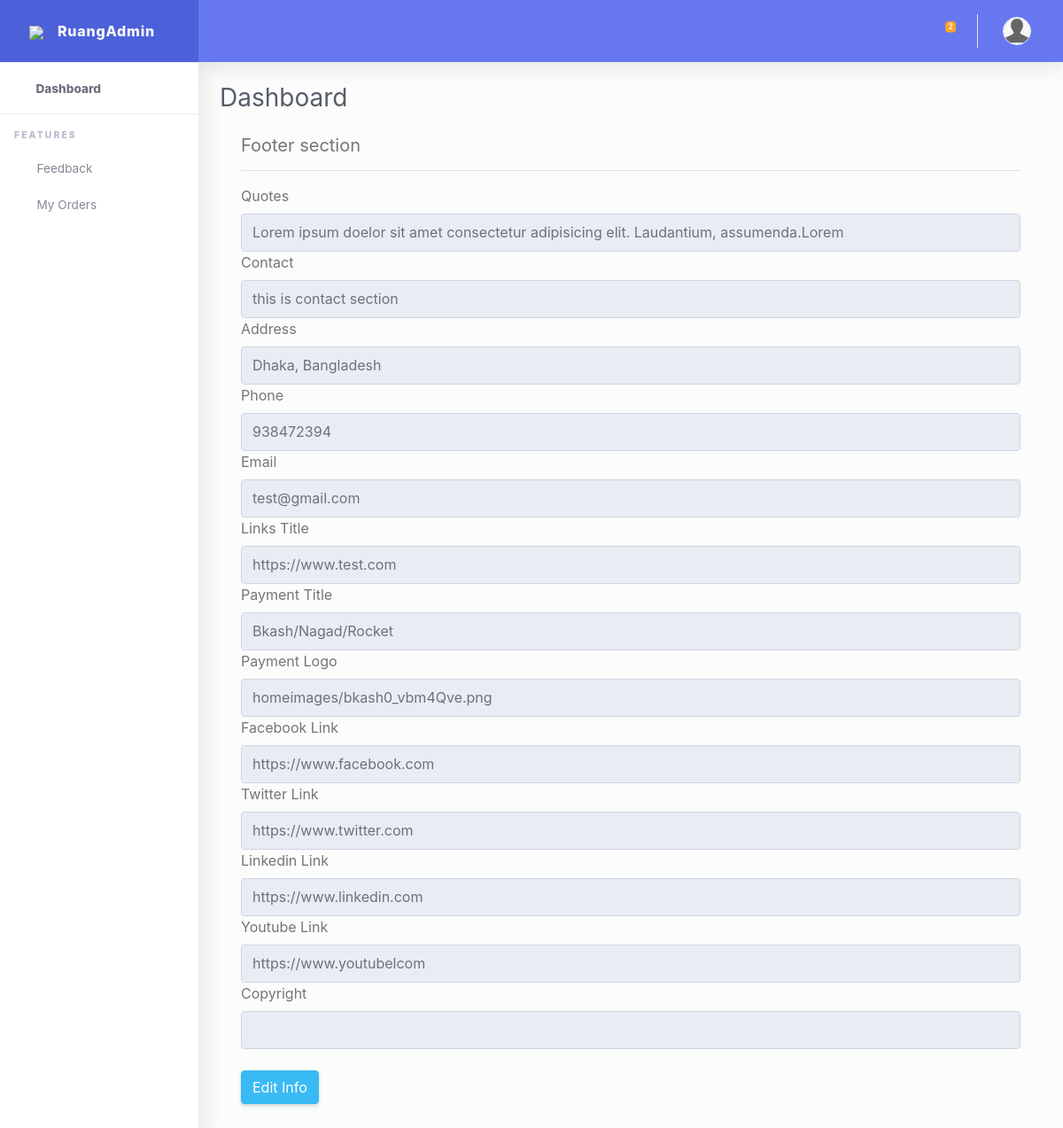
The page /dashboard/add-footer-section/ on the database its author committed.
### second_app/models.py (models this page shows)
class Footer(models.Model):
    footer_quotes = models.TextField(max_length=999, null=True, blank=True)
    footer_contact_title = models.CharField(max_length=255, null=True, blank=True)
    address = models.CharField(max_length=255, null=True, blank=True)
    phone = models.CharField(max_length=255, null=True, blank=True)
    email = models.EmailField(max_length=255, null=True, blank=True, )
    footer_links_title = models.CharField(max_length=255, null=True, blank=True)
    footer_payment_title = models.CharField(max_length=255, null=True, blank=True)
    payment_logo = models.FileField(upload_to='homeimages', null=True, blank=True)
    footer_facebook_link = models.URLField(max_length=999, null=True, blank=True)
    footer_instagram_link = models.URLField(max_length=999, null=True, blank=True)
    footer_twitter_link = models.URLField(max_length=999, null=True, blank=True)
    footer_linkedin_link = models.URLField(max_length=999, null=True, blank=True)
    footer_youtube_link = models.URLField(max_length=999, null=True, blank=True)

### dashboard_app/views.py (the view)
# urls.py: path('add-footer-section/', views.add_footer_seciton, name='add_footer_section'),
def add_footer_seciton(request):
    footer_obj = Footer.objects.all()
    form = AddFooter()
    if request.method == "POST":
        form = AddFooter(request.POST, request.FILES)
        if form.is_valid():
            form.save()
            messages.info(request, 'Succefully Added')
    return render(request, 'dashboard_app/add_footer_section.html', {'form': form, 'footer_obj': footer_obj})

### dashboard_app/forms.py
class AddFooter(forms.ModelForm):
    class Meta:
        model = Footer
        fields = "__all__"

### core/custommodelserver.py (called while the page is built)
def headfoot(request):
    headerr = Header.objects.last()
    context = {
        'headerr':headerr,
    }
    return context

### dashboard_app/custommodel.py (called while the page is built)
def footer(request):
    footer = Footer.objects.last()
    context = {
        'footer':footer
    }
    return context

### templates/dashboard_app/add_footer_section.html (shortened to what this page needs)
{% extends 'dashboard_base.html' %}
{% load static %}
{% load crispy_forms_tags %}
{% block body_block %}
<div class="container-fluid" id="container-wrapper">
  <div class="row">
  <div class="col-lg-12">
    <h5>Footer section</h5><hr>
    <div class="">
      {% for f in footer_obj %}
      <label>Quotes</label>
      <input type="text" name="" value="{{f.footer_quotes}}" class="form-control" readonly>
      <label>Contact</label>
      <input type="text" name="" value="{{f.footer_contact_title}}" class="form-control" readonly>
      <label>Address</label>
        <input type="text" name="" value="{{f.address}}" class="form-control" readonly>
      <label>Phone</label>
        <input type="text" name="" value="{{f.phone}}" class="form-control" readonly>
      <label>Email</label>
        <input type="text" name="" value="{{f.email}}" class="form-control" readonly>
      <label>Links Title </label>
        <input type="text" name="" value="{{f.footer_links_title}}" class="form-control" readonly>
      <label>Payment Title</label>
        <input type="text" name="" value="{{f.footer_payment_title}}" class="form-control" readonly>
      <label>Payment Logo</label>
        <input type="text" name="" value="{{f.payment_logo}}" class="form-control" readonly>
      <label>Facebook Link</label>
        <input type="text" name="" value="{{f.footer_facebook_link}}" class="form-control" readonly>
      <label>Twitter Link </label>
        <input type="text" name="" value="{{f.footer_twitter_link}}" class="form-control" readonly>
      <label>Linkedin Link </label>
        <input type="text" name="" value="{{f.footer_linkedin_link}}" class="form-control" readonly>
      <label>Youtube Link</label>
        <input type="text" name="" value="{{f.footer_youtube_link}}" class="form-control" readonly>
      <label>Copyright</label>
        <input type="text" name="" value="{{f.footer_copyright}}" class="form-control" readonly>
          <a href="{% url 'edit_footer_section' pk=f.id %}" class="btn btn-info btn-bg mb-5 mt-4">Edit Info</a>
        {% endfor %}
    </div>
  </div>
</div>
{% endblock %}

### rows shown on the page
Footer: footer_quotes "Lorem ipsum doelor sit amet consectetur adipisicing elit. Laudantium, assumenda.Lorem", footer_contact_title "this is contact section", address "Dhaka, Bangladesh", phone "938472394", email "test@gmail.com", footer_links_title "https://www.test.com", footer_payment_title "Bkash/Nagad/Rocket", payment_logo "homeimages/bkash0_vbm4Qve.png", footer_facebook_link "https://www.facebook.com", footer_twitter_link "https://www.twitter.com", footer_linkedin_link "https://www.linkedin.com", footer_youtube_link "https://www.youtubelcom"
